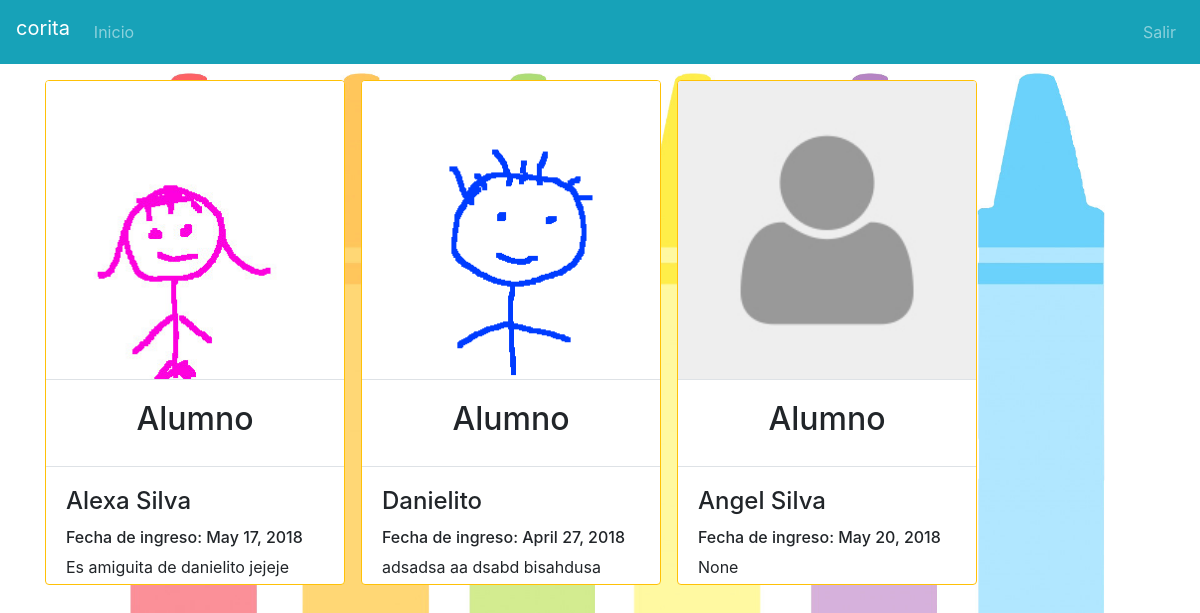
/ (signed in), run on an earlier commit of the app's database.
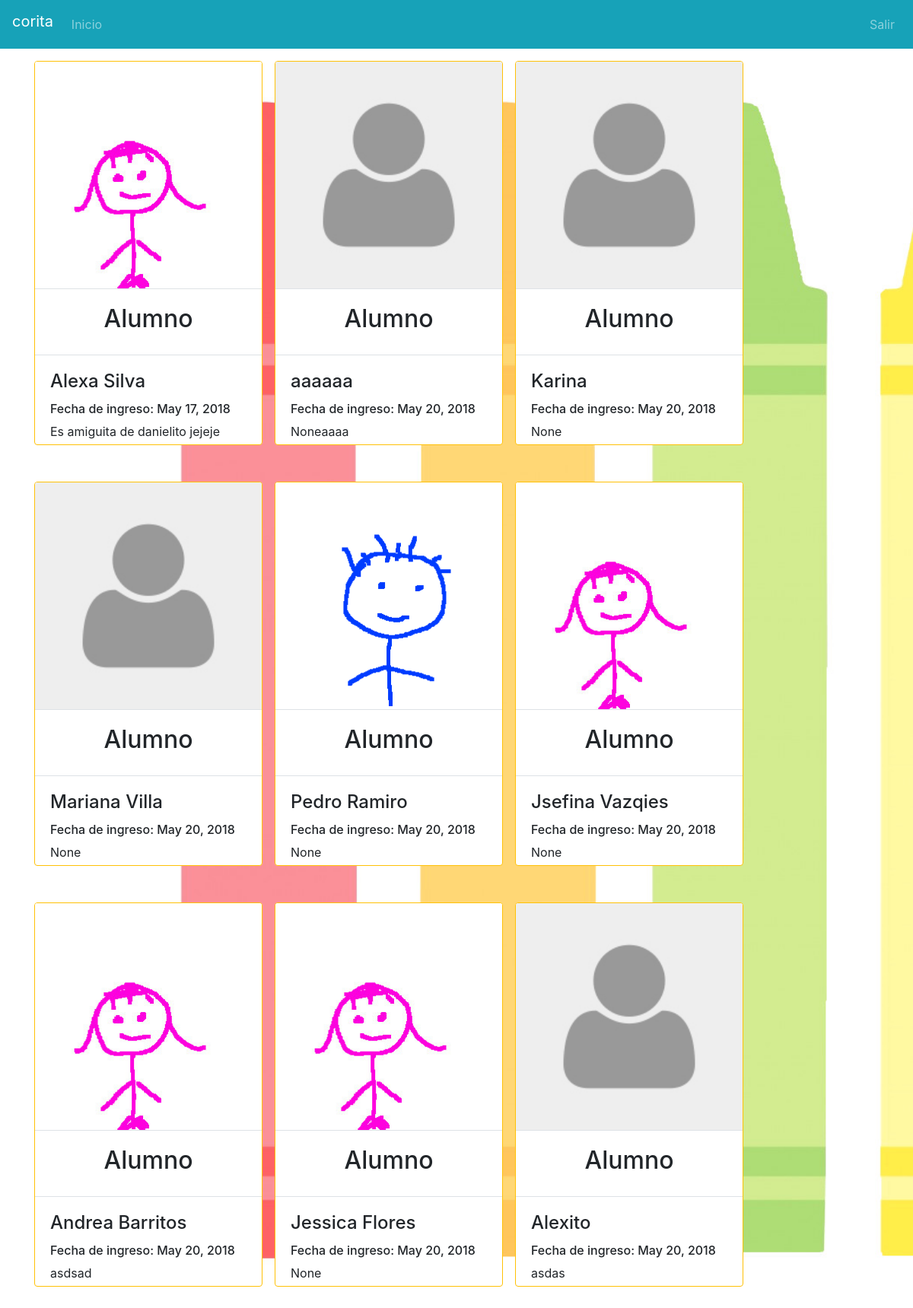
And on a later commit of the database.
### alumnos/models.py (models this page shows, shortened)
class alumnos(models.Model):
    alu_nombre = models.CharField(max_length = 400)
    alu_genero = models.CharField(max_length = 10,default="Masculino")
    alu_tutores = models.ManyToManyField(Tutor)
    alu_vigente = models.BooleanField(default = True)
    alu_fechaIngreso = models.DateField(auto_now_add = True, null=True)
    alu_observaciones = models.CharField(max_length = 2000, null=True)
    alu_foto = models.ImageField(upload_to='media/fotosAlu', null=True, default='media/default/default.jpeg')
    slug = models.SlugField(max_length=24, default=''.join(random.SystemRandom().choice(string.ascii_uppercase + string.digits) for _ in range(24)))

### alumnos/views.py (the view)
# urls.py: url(r'^$',Index, name='index'),
def Index(request):
    user = request.user
    if user.is_active is True:
        if user.is_staff is False :
            if user.has_perm('padres.is_teacher'):
                prf = Profesor.objects.get(pro_nombre = user)
                grp = grupos.objects.select_related().filter(gru_maestro = prf)
                ctx = {"Perfil": prf, "Grupos": grp}
            if user.has_perm('padres.is_tutorr'):
                tur = Tutor.objects.get(tut_nombre = user)
                alm = alumnos.objects.filter(alu_tutores__in = [tur])
                ctx = {"Alumno":alm}
            return render(request,'alumnos/index.html', ctx)
        else:
            return render(request,'alumnos/index.html')
    return render(request,'alumnos/index.html')

### templates/alumnos/index.html (shortened to what this page needs)
 {% extends 'base.html' %}
{% block content %}
{% if user.is_staff is False %}
{% if perms.padres.is_tutorr %}
    {% for alm in Alumno %}
<div class="mr-md-3 mt-4 mb-4 card border rounded border-warning float-left " style="max-width:300px; height: 505px;">
<img src="{{ alm.alu_foto.url }}" class="card-img-top border-bottom"/>
    <div class="card-body border-bottom">
<h2 class="form-label text-center">Alumno</h2>
    </div>
    <div class="card-body">
        <div class="form-inline form-group">
            <h4 class="card-title">{{alm.alu_nombre}}</h4>
            <h6>Fecha de ingreso: {{alm.alu_fechaIngreso}}</h6>
            <p class="card-text">{{alm.alu_observaciones}}</p>
        </div>
    </div>
</div>
{%endfor%}
{% endif %}
{% endif %}
{% endblock %}

### templates/base.html (shortened to what this page needs)
<!DOCTYPE html>
<html>
 {% load staticfiles %}
{% load inclusion_tags %}
    <head>
    <link href="{% static 'css/open-iconic-bootstrap.css' %}" rel="stylesheet">
   <link rel="stylesheet" href="{% static 'css/bootstrap.css' %}">
    <link rel="stylesheet" href="{% static 'css/offcanvas.css' %}">
    <link rel="stylesheet" href="{% static 'css/base.css' %}">
    </head>
<body style="background-image: url('/media/media/back/backGP.jpg');  background-repeat: no-repeat; background-attachment: fixed; background-size: cover;">
        {% if user.is_authenticated %}
    <nav class="navbar navbar-expand-sm fixed-top bg-info navbar-dark">
    {% if perms.padres.is_teacher  %}
      <a class="navbar-brand" href="/"> {{ user.username }}</a>
      {% else %}
      <label class="navbar-brand"> {{ user.username }}</label>
{% endif %}
      <div class="navbar-collapse offcanvas-collapse" id="navbarsExampleDefault">
        <ul class="navbar-nav mr-auto">
          <li class="nav-item">
            <a class="nav-link" href="/">Inicio</a>
          </li>
        </ul>
        <form class="form-inline my-2 my-lg-0">
         <ul class="navbar-nav mr-auto">
            <li class="nav-item">
            <a class="nav-link" href="/cerrar">Salir</a>
          </li>
            </ul>
        </form>
      </div>
    </nav>
        {% else %} <meta http-equiv="refresh" content="0; URL=../login" /> {% endif %}
    <div class="container">
{% block content %}
{% endblock %}
    </div>
</body>
</html>

### alumnos/static/css/offcanvas.css (style rules this page uses)
html, body { overflow-x: hidden; }
body { padding-top: 56px; }
.border-bottom { border-bottom: 1px solid #e5e5e5; }

What changed in the data, as far as the page shows it:
no longer on this page (row edited): alumnos: alu_foto (picture), alu_nombre "Danielito", alu_fechaIngreso "April 27, 2018", alu_observaciones "adsadsa aa dsabd bisahdusa"
changed alumnos: alu_nombre "Angel Silva" → "aaaaaa"; alu_observaciones "None" → "Noneaaaa"
added alumnos: alu_foto (placeholder picture), alu_nombre "Karina", alu_fechaIngreso "May 20, 2018", alu_observaciones "None"
added alumnos: alu_foto (placeholder picture), alu_nombre "Mariana Villa", alu_fechaIngreso "May 20, 2018", alu_observaciones "None"
added alumnos: alu_foto (picture), alu_nombre "Pedro Ramiro", alu_fechaIngreso "May 20, 2018", alu_observaciones "None"
added alumnos: alu_foto (picture), alu_nombre "Jsefina Vazqies", alu_fechaIngreso "May 20, 2018", alu_observaciones "None"
now on this page (row unchanged): alumnos: alu_foto (picture), alu_nombre "Andrea Barritos", alu_fechaIngreso "May 20, 2018", alu_observaciones "asdsad"
added alumnos: alu_foto (picture), alu_nombre "Jessica Flores", alu_fechaIngreso "May 20, 2018", alu_observaciones "None"
added alumnos: alu_foto (placeholder picture), alu_nombre "Alexito", alu_fechaIngreso "May 20, 2018", alu_observaciones "asdas"
